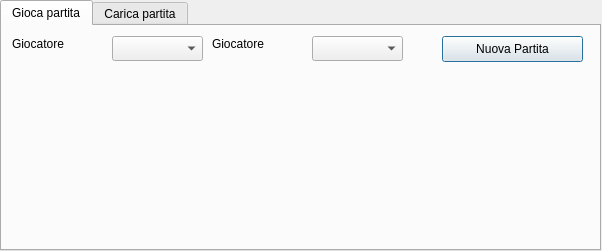
<?xml version="1.0" encoding="UTF-8"?>
<ui version="4.0">
 <class>Dialog</class>
 <widget class="QDialog" name="Dialog">
  <property name="geometry">
   <rect>
    <x>0</x>
    <y>0</y>
    <width>602</width>
    <height>251</height>
   </rect>
  </property>
  <property name="windowTitle">
   <string>Quadris</string>
  </property>
  <widget class="QTabWidget" name="tabWidget">
   <property name="geometry">
    <rect>
     <x>0</x>
     <y>0</y>
     <width>601</width>
     <height>251</height>
    </rect>
   </property>
   <property name="tabShape">
    <enum>QTabWidget::Rounded</enum>
   </property>
   <property name="currentIndex">
    <number>0</number>
   </property>
   <property name="elideMode">
    <enum>Qt::ElideNone</enum>
   </property>
   <property name="tabsClosable">
    <bool>false</bool>
   </property>
   <property name="movable">
    <bool>false</bool>
   </property>
   <widget class="QWidget" name="tab_gioca">
    <attribute name="title">
     <string>Gioca partita</string>
    </attribute>
    <widget class="QPushButton" name="button_newgame">
     <property name="geometry">
      <rect>
       <x>440</x>
       <y>10</y>
       <width>141</width>
       <height>26</height>
      </rect>
     </property>
     <property name="text">
      <string>Nuova Partita</string>
     </property>
     <property name="default">
      <bool>true</bool>
     </property>
    </widget>
    <widget class="QComboBox" name="combo_opl">
     <property name="geometry">
      <rect>
       <x>110</x>
       <y>10</y>
       <width>91</width>
       <height>25</height>
      </rect>
     </property>
    </widget>
    <widget class="QComboBox" name="combo_xpl">
     <property name="geometry">
      <rect>
       <x>310</x>
       <y>10</y>
       <width>91</width>
       <height>25</height>
      </rect>
     </property>
    </widget>
    <widget class="QLabel" name="l_o_pl">
     <property name="geometry">
      <rect>
       <x>10</x>
       <y>10</y>
       <width>61</width>
       <height>16</height>
      </rect>
     </property>
     <property name="text">
      <string>Giocatore</string>
     </property>
     <property name="textFormat">
      <enum>Qt::AutoText</enum>
     </property>
    </widget>
    <widget class="QLabel" name="l_x_pl">
     <property name="geometry">
      <rect>
       <x>210</x>
       <y>10</y>
       <width>61</width>
       <height>16</height>
      </rect>
     </property>
     <property name="text">
      <string>Giocatore</string>
     </property>
    </widget>
    <widget class="QLabel" name="l_o_pl_2">
     <property name="geometry">
      <rect>
       <x>80</x>
       <y>10</y>
       <width>16</width>
       <height>16</height>
      </rect>
     </property>
     <property name="text">
      <string/>
     </property>
     <property name="textFormat">
      <enum>Qt::AutoText</enum>
     </property>
     <property name="pixmap">
      <pixmap resource="resor.qrc">:/icons/o_player.png</pixmap>
     </property>
     <property name="scaledContents">
      <bool>true</bool>
     </property>
    </widget>
    <widget class="QLabel" name="l_x_pl_2">
     <property name="geometry">
      <rect>
       <x>280</x>
       <y>10</y>
       <width>16</width>
       <height>16</height>
      </rect>
     </property>
     <property name="text">
      <string/>
     </property>
     <property name="textFormat">
      <enum>Qt::AutoText</enum>
     </property>
     <property name="pixmap">
      <pixmap resource="resor.qrc">:/icons/x_player.png</pixmap>
     </property>
     <property name="scaledContents">
      <bool>true</bool>
     </property>
    </widget>
    <widget class="WidPar" name="Wid_Partita" native="true">
     <property name="geometry">
      <rect>
       <x>10</x>
       <y>40</y>
       <width>581</width>
       <height>181</height>
      </rect>
     </property>
    </widget>
   </widget>
   <widget class="QWidget" name="tab_carica">
    <attribute name="title">
     <string>Carica partita</string>
    </attribute>
    <widget class="WidPar" name="Wid_Partita_2" native="true">
     <property name="geometry">
      <rect>
       <x>10</x>
       <y>40</y>
       <width>581</width>
       <height>181</height>
      </rect>
     </property>
    </widget>
    <widget class="QPushButton" name="button_carica">
     <property name="geometry">
      <rect>
       <x>10</x>
       <y>10</y>
       <width>181</width>
       <height>25</height>
      </rect>
     </property>
     <property name="text">
      <string>Carica elenco partite</string>
     </property>
    </widget>
    <widget class="QPushButton" name="button_prev">
     <property name="enabled">
      <bool>false</bool>
     </property>
     <property name="geometry">
      <rect>
       <x>430</x>
       <y>10</y>
       <width>31</width>
       <height>25</height>
      </rect>
     </property>
     <property name="text">
      <string/>
     </property>
     <property name="icon">
      <iconset resource="resor.qrc">
       <normaloff>:/icons/prev.png</normaloff>:/icons/prev.png</iconset>
     </property>
    </widget>
    <widget class="QPushButton" name="button_play">
     <property name="enabled">
      <bool>false</bool>
     </property>
     <property name="geometry">
      <rect>
       <x>470</x>
       <y>10</y>
       <width>31</width>
       <height>25</height>
      </rect>
     </property>
     <property name="text">
      <string/>
     </property>
     <property name="icon">
      <iconset resource="resor.qrc">
       <normaloff>:/icons/play.png</normaloff>:/icons/play.png</iconset>
     </property>
     <property name="checkable">
      <bool>true</bool>
     </property>
     <property name="checked">
      <bool>false</bool>
     </property>
    </widget>
    <widget class="QPushButton" name="button_next">
     <property name="enabled">
      <bool>false</bool>
     </property>
     <property name="geometry">
      <rect>
       <x>510</x>
       <y>10</y>
       <width>31</width>
       <height>25</height>
      </rect>
     </property>
     <property name="text">
      <string/>
     </property>
     <property name="icon">
      <iconset resource="resor.qrc">
       <normaloff>:/icons/next.png</normaloff>:/icons/next.png</iconset>
     </property>
    </widget>
    <widget class="QSlider" name="horizontalSlider">
     <property name="geometry">
      <rect>
       <x>220</x>
       <y>10</y>
       <width>161</width>
       <height>16</height>
      </rect>
     </property>
     <property name="minimum">
      <number>1</number>
     </property>
     <property name="maximum">
      <number>100</number>
     </property>
     <property name="value">
      <number>1</number>
     </property>
     <property name="orientation">
      <enum>Qt::Horizontal</enum>
     </property>
    </widget>
    <widget class="QLabel" name="l_vel">
     <property name="geometry">
      <rect>
       <x>220</x>
       <y>25</y>
       <width>131</width>
       <height>21</height>
      </rect>
     </property>
     <property name="text">
      <string>Velocità riproduzione: </string>
     </property>
     <property name="scaledContents">
      <bool>false</bool>
     </property>
     <property name="wordWrap">
      <bool>false</bool>
     </property>
    </widget>
    <widget class="QLabel" name="l_vel_num">
     <property name="geometry">
      <rect>
       <x>340</x>
       <y>30</y>
       <width>41</width>
       <height>16</height>
      </rect>
     </property>
     <property name="text">
      <string>10</string>
     </property>
     <property name="alignment">
      <set>Qt::AlignRight|Qt::AlignTrailing|Qt::AlignVCenter</set>
     </property>
    </widget>
   </widget>
  </widget>
 </widget>
 <layoutdefault spacing="6" margin="11"/>
 <customwidgets>
  <customwidget>
   <class>WidPar</class>
   <extends>QWidget</extends>
   <header location="global">widpar.h</header>
   <container>1</container>
  </customwidget>
 </customwidgets>
 <resources>
  <include location="resor.qrc"/>
 </resources>
 <connections>
  <connection>
   <sender>horizontalSlider</sender>
   <signal>valueChanged(int)</signal>
   <receiver>l_vel_num</receiver>
   <slot>setNum(int)</slot>
   <hints>
    <hint type="sourcelabel">
     <x>287</x>
     <y>39</y>
    </hint>
    <hint type="destinationlabel">
     <x>340</x>
     <y>58</y>
    </hint>
   </hints>
  </connection>
 </connections>
</ui>
